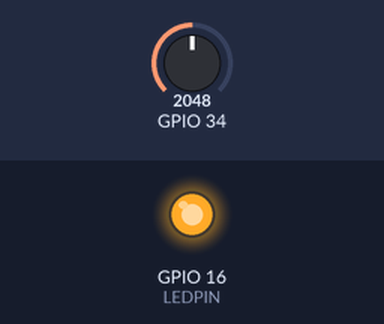
Bench run of a program on a simulated ESP32. Shown: output pins drawn as LEDs (lit = HIGH). The test bench sets the inputs (shaded band); at power-on: GPIO 34 = 2048. What the program prints to the serial monitor is not drawn.

Above: at 0.3 s.
Timing chart, 0 to 1.8 s (numbered marks = the images above):
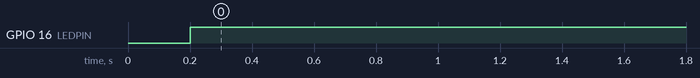

The program:

main.cpp
```cpp
#include <Arduino.h>
const int LEDPIN = 16;
const int FREQ = 5000;
const int LEDCHANNEL = 0;
const int RES = 8;

int sensorRead{0};
float voltage{0};
float tempreture{0};
float myTemp{10.0};
float error{0}, firstError{0};

float roomTemp()
{
  sensorRead = analogRead(34);
  voltage = sensorRead * (5000 / 1024.0);
  tempreture = (voltage - 500) / 10;
  Serial.print(" tempreture: ");
  Serial.println(tempreture);
  delay(100);
  return tempreture;
}
void setup()
{
  Serial.begin(9600);
  ledcSetup(LEDCHANNEL, FREQ, RES);
  ledcAttachPin(LEDPIN, LEDCHANNEL);
  firstError = roomTemp() - myTemp;
}

void loop()
{
  error = roomTemp() - myTemp;
  if (error > firstError)
  {
    firstError = roomTemp() - myTemp;
  }
  if (error > 0.0)
  {
    ledcWrite(LEDCHANNEL, error * 0.95 * (255.0 / 10.0));
    delay(15);
  }
  else
  {
    ledcWrite(LEDCHANNEL, 0);
  }
}
```

Measured:
- by itself, GPIO 16 (LEDPIN): LOW → HIGH at 0.20 s
